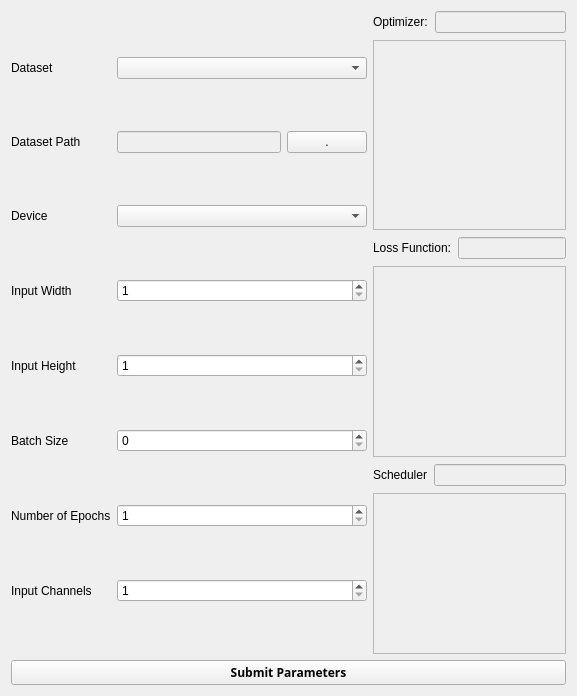
      <widget class="QWidget" name="Params">
       <attribute name="title">
        <string>Miscellaneous Parameters</string>
       </attribute>
       <layout class="QVBoxLayout" name="verticalLayout_16">
        <item>
         <layout class="QVBoxLayout" name="Params_Layout">
          <property name="bottomMargin">
           <number>0</number>
          </property>
          <item>
           <layout class="QHBoxLayout" name="horizontalLayout_6">
            <item>
             <layout class="QFormLayout" name="formLayout">
              <item row="1" column="0">
               <widget class="QLabel" name="datasetLabel">
                <property name="text">
                 <string>Dataset</string>
                </property>
               </widget>
              </item>
              <item row="1" column="1">
               <widget class="QComboBox" name="datasetComboBox">
                <property name="toolTip">
                 <string>All the predefined datasets in pytorch </string>
                </property>
                <property name="statusTip">
                 <string>Pick a dataset to render the template with</string>
                </property>
               </widget>
              </item>
              <item row="3" column="0">
               <widget class="QLabel" name="label_3">
                <property name="text">
                 <string>Dataset Path</string>
                </property>
               </widget>
              </item>
              <item row="5" column="0">
               <widget class="QLabel" name="device_label">
                <property name="text">
                 <string>Device</string>
                </property>
               </widget>
              </item>
              <item row="5" column="1">
               <widget class="QComboBox" name="deviceComboBox">
                <property name="statusTip">
                 <string>Pick a device in case of having a cuda device its automaticly </string>
                </property>
               </widget>
              </item>
              <item row="17" column="0">
               <layout class="QGridLayout" name="gridLayout"/>
              </item>
              <item row="3" column="1">
               <layout class="QHBoxLayout" name="horizontalLayout_8">
                <property name="topMargin">
                 <number>0</number>
                </property>
                <item>
                 <widget class="QLineEdit" name="dataset_path_QLineEdit">
                  <property name="enabled">
                   <bool>false</bool>
                  </property>
                  <property name="statusTip">
                   <string>Select the location of the dataset</string>
                  </property>
                 </widget>
                </item>
                <item>
                 <widget class="QPushButton" name="dataset_path_QPushButton">
                  <property name="text">
                   <string>.</string>
                  </property>
                 </widget>
                </item>
               </layout>
              </item>
              <item row="7" column="0">
               <widget class="QLabel" name="inputWidth_label">
                <property name="text">
                 <string>Input Width</string>
                </property>
               </widget>
              </item>
              <item row="7" column="1">
               <widget class="QSpinBox" name="inputWidth_QSpinBox">
                <property name="minimum">
                 <number>1</number>
                </property>
                <property name="maximum">
                 <number>999999999</number>
                </property>
               </widget>
              </item>
              <item row="9" column="0">
               <widget class="QLabel" name="inputHeight_label">
                <property name="text">
                 <string>Input Height</string>
                </property>
               </widget>
              </item>
              <item row="9" column="1">
               <widget class="QSpinBox" name="inputHeight_QSpinBox">
                <property name="minimumSize">
                 <size>
                  <width>250</width>
                  <height>0</height>
                 </size>
                </property>
                <property name="minimum">
                 <number>1</number>
                </property>
                <property name="maximum">
                 <number>999999999</number>
                </property>
               </widget>
              </item>
              <item row="11" column="0">
               <widget class="QLabel" name="batchSize_label">
                <property name="text">
                 <string>Batch Size</string>
                </property>
               </widget>
              </item>
              <item row="11" column="1">
               <widget class="QSpinBox" name="batchSize_QSpinBox">
                <property name="maximum">
                 <number>999999999</number>
                </property>
               </widget>
              </item>
              <item row="13" column="0">
               <widget class="QLabel" name="numberEpochs_label">
                <property name="text">
                 <string>Number of Epochs</string>
                </property>
               </widget>
              </item>
              <item row="13" column="1">
               <widget class="QSpinBox" name="numberEpochs_QSpinBox">
                <property name="minimum">
                 <number>1</number>
                </property>
                <property name="maximum">
                 <number>999999999</number>
                </property>
               </widget>
              </item>
              <item row="15" column="0">
               <widget class="QLabel" name="inputChannelsLabel">
                <property name="text">
                 <string>Input Channels</string>
                </property>
               </widget>
              </item>
              <item row="15" column="1">
               <widget class="QSpinBox" name="inputChannelsSpinBox">
                <property name="toolTip">
                 <string>Input channels for the images 1: grayscale 3:RGB</string>
                </property>
                <property name="statusTip">
                 <string>Input channels for the images 1: grayscale 3:RGB</string>
                </property>
                <property name="minimum">
                 <number>1</number>
                </property>
                <property name="maximum">
                 <number>3</number>
                </property>
               </widget>
              </item>
              <item row="14" column="0">
               <spacer name="verticalSpacer">
                <property name="orientation">
                 <enum>Qt::Vertical</enum>
                </property>
                <property name="sizeHint" stdset="0">
                 <size>
                  <width>20</width>
                  <height>40</height>
                 </size>
                </property>
               </spacer>
              </item>
              <item row="12" column="0">
               <spacer name="verticalSpacer_2">
                <property name="orientation">
                 <enum>Qt::Vertical</enum>
                </property>
                <property name="sizeHint" stdset="0">
                 <size>
                  <width>20</width>
                  <height>40</height>
                 </size>
                </property>
               </spacer>
              </item>
              <item row="10" column="0">
               <spacer name="verticalSpacer_3">
                <property name="orientation">
                 <enum>Qt::Vertical</enum>
                </property>
                <property name="sizeHint" stdset="0">
                 <size>
                  <width>20</width>
                  <height>40</height>
                 </size>
                </property>
               </spacer>
              </item>
              <item row="8" column="0">
               <spacer name="verticalSpacer_4">
                <property name="orientation">
                 <enum>Qt::Vertical</enum>
                </property>
                <property name="sizeHint" stdset="0">
                 <size>
                  <width>20</width>
                  <height>40</height>
                 </size>
                </property>
               </spacer>
              </item>
              <item row="6" column="0">
               <spacer name="verticalSpacer_5">
                <property name="orientation">
                 <enum>Qt::Vertical</enum>
                </property>
                <property name="sizeHint" stdset="0">
                 <size>
                  <width>20</width>
                  <height>40</height>
                 </size>
                </property>
               </spacer>
              </item>
              <item row="4" column="0">
               <spacer name="verticalSpacer_6">
                <property name="orientation">
                 <enum>Qt::Vertical</enum>
                </property>
                <property name="sizeHint" stdset="0">
                 <size>
                  <width>20</width>
                  <height>40</height>
                 </size>
                </property>
               </spacer>
              </item>
              <item row="2" column="0">
               <spacer name="verticalSpacer_7">
                <property name="orientation">
                 <enum>Qt::Vertical</enum>
                </property>
                <property name="sizeHint" stdset="0">
                 <size>
                  <width>20</width>
                  <height>40</height>
                 </size>
                </property>
               </spacer>
              </item>
              <item row="0" column="0">
               <spacer name="verticalSpacer_9">
                <property name="orientation">
                 <enum>Qt::Vertical</enum>
                </property>
                <property name="sizeHint" stdset="0">
                 <size>
                  <width>20</width>
                  <height>40</height>
                 </size>
                </property>
               </spacer>
              </item>
              <item row="16" column="0">
               <spacer name="verticalSpacer_12">
                <property name="orientation">
                 <enum>Qt::Vertical</enum>
                </property>
                <property name="sizeHint" stdset="0">
                 <size>
                  <width>20</width>
                  <height>40</height>
                 </size>
                </property>
               </spacer>
              </item>
             </layout>
            </item>
            <item>
             <layout class="QVBoxLayout" name="verticalLayout_12">
              <item>
               <layout class="QVBoxLayout" name="verticalLayout_14">
                <property name="rightMargin">
                 <number>0</number>
                </property>
                <item>
                 <layout class="QVBoxLayout" name="verticalLayout_20">
                  <property name="spacing">
                   <number>7</number>
                  </property>
                  <item>
                   <layout class="QHBoxLayout" name="horizontalLayout_9">
                    <item>
                     <widget class="QLabel" name="optimizer_label_4">
                      <property name="text">
                       <string>Optimizer:</string>
                      </property>
                     </widget>
                    </item>
                    <item>
                     <widget class="QLineEdit" name="selectedOptimizer_QLineEdit">
                      <property name="enabled">
                       <bool>false</bool>
                      </property>
                      <property name="styleSheet">
                       <string notr="true">QLineEdit{
	color: black;
}</string>
                      </property>
                     </widget>
                    </item>
                   </layout>
                  </item>
                  <item>
                   <widget class="QScrollArea" name="scrollArea_5">
                    <property name="widgetResizable">
                     <bool>true</bool>
                    </property>
                    <widget class="QWidget" name="scrollwidget_3">
                     <property name="geometry">
                      <rect>
                       <x>0</x>
                       <y>0</y>
                       <width>98</width>
                       <height>28</height>
                      </rect>
                     </property>
                     <layout class="QVBoxLayout" name="verticalLayout_21">
                      <item>
                       <layout class="QVBoxLayout" name="optimizersList_QVBoxLayout"/>
                      </item>
                     </layout>
                    </widget>
                   </widget>
                  </item>
                  <item>
                   <layout class="QHBoxLayout" name="horizontalLayout_10">
                    <item>
                     <widget class="QLabel" name="lossFunction_label_3">
                      <property name="text">
                       <string>Loss Function:</string>
                      </property>
                     </widget>
                    </item>
                    <item>
                     <widget class="QLineEdit" name="selectedLossFunc_QLineEdit">
                      <property name="enabled">
                       <bool>false</bool>
                      </property>
                      <property name="styleSheet">
                       <string notr="true">QLineEdit{
	color: black;
}</string>
                      </property>
                      <property name="text">
                       <string/>
                      </property>
                     </widget>
                    </item>
                   </layout>
                  </item>
                  <item>
                   <widget class="QScrollArea" name="scrollArea_6">
                    <property name="widgetResizable">
                     <bool>true</bool>
                    </property>
                    <widget class="QWidget" name="scrollwidget_5">
                     <property name="geometry">
                      <rect>
                       <x>0</x>
                       <y>0</y>
                       <width>98</width>
                       <height>28</height>
                      </rect>
                     </property>
                     <layout class="QVBoxLayout" name="verticalLayout_22">
                      <item>
                       <layout class="QVBoxLayout" name="lossFuncsList_QVBoxLayout"/>
                      </item>
                     </layout>
                    </widget>
                   </widget>
                  </item>
                  <item>
                   <layout class="QVBoxLayout" name="verticalLayout_19">
                    <property name="leftMargin">
                     <number>0</number>
                    </property>
                    <property name="topMargin">
                     <number>0</number>
                    </property>
                    <property name="rightMargin">
                     <number>0</number>
                    </property>
                    <property name="bottomMargin">
                     <number>0</number>
                    </property>
                    <item>
                     <layout class="QHBoxLayout" name="horizontalLayout_13">
                      <property name="leftMargin">
                       <number>0</number>
                      </property>
                      <property name="topMargin">
                       <number>0</number>
                      </property>
                      <property name="rightMargin">
                       <number>0</number>
                      </property>
                      <property name="bottomMargin">
                       <number>0</number>
                      </property>
                      <item>
                       <widget class="QLabel" name="Scheduler_label">
                        <property name="text">
                         <string>Scheduler</string>
                        </property>
                       </widget>
                      </item>
                      <item>
                       <widget class="QLineEdit" name="selectedScheduler_QLineEdit">
                        <property name="enabled">
                         <bool>false</bool>
                        </property>
                        <property name="styleSheet">
                         <string notr="true">QLineEdit{
	color: black;
}</string>
                        </property>
                       </widget>
                      </item>
                     </layout>
                    </item>
                    <item>
                     <widget class="QScrollArea" name="scrollArea_3">
                      <property name="styleSheet">
                       <string notr="true"/>
                      </property>
                      <property name="widgetResizable">
                       <bool>true</bool>
                      </property>
                      <widget class="QWidget" name="scrollAreaWidgetContents_3">
                       <property name="geometry">
                        <rect>
                         <x>0</x>
                         <y>0</y>
                         <width>98</width>
                         <height>28</height>
                        </rect>
                       </property>
                       <layout class="QVBoxLayout" name="verticalLayout_18">
                        <item>
                         <layout class="QVBoxLayout" name="schedulersList_QVBoxLayout"/>
                        </item>
                       </layout>
                      </widget>
                     </widget>
                    </item>
                   </layout>
                  </item>
                 </layout>
                </item>
               </layout>
              </item>
             </layout>
            </item>
           </layout>
          </item>
          <item>
           <layout class="QGridLayout" name="gridLayout_2">
            <property name="topMargin">
             <number>0</number>
            </property>
            <item row="0" column="0">
             <widget class="QPushButton" name="submitParams_QPushButton">
              <property name="maximumSize">
               <size>
                <width>2000</width>
                <height>1000</height>
               </size>
              </property>
              <property name="font">
               <font>
                <family>Siemens Sans</family>
                <bold>true</bold>
               </font>
              </property>
              <property name="statusTip">
               <string>Submit the parameters written above</string>
              </property>
              <property name="styleSheet">
               <string notr="true"/>
              </property>
              <property name="text">
               <string>Submit Parameters</string>
              </property>
              <property name="default">
               <bool>false</bool>
              </property>
             </widget>
            </item>
           </layout>
          </item>
         </layout>
        </item>
       </layout>
      </widget>
